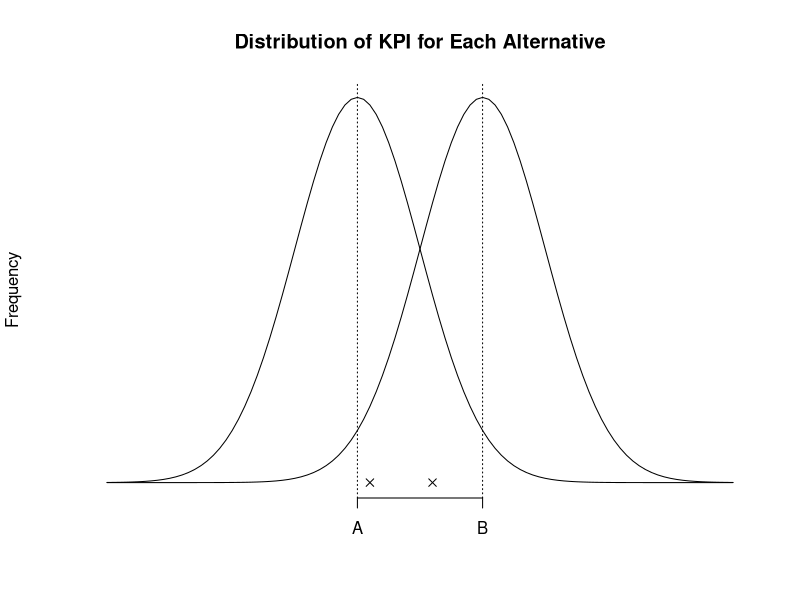
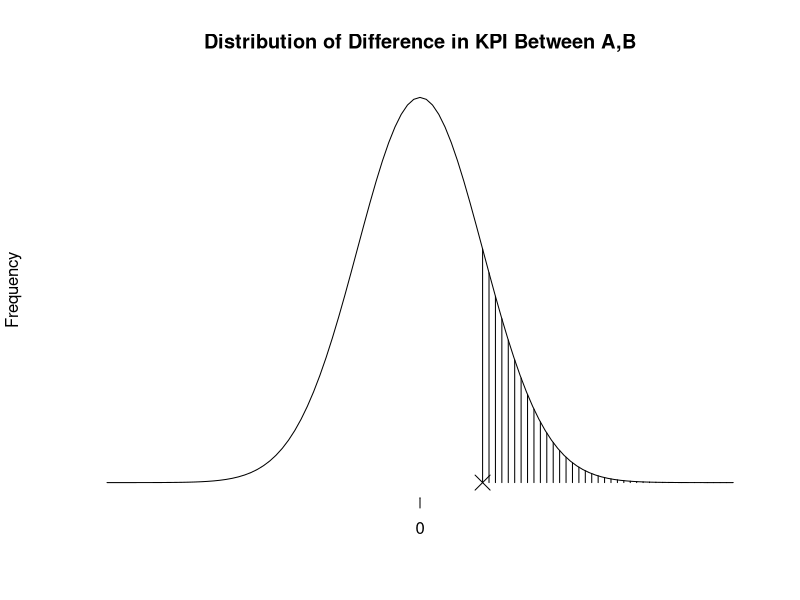
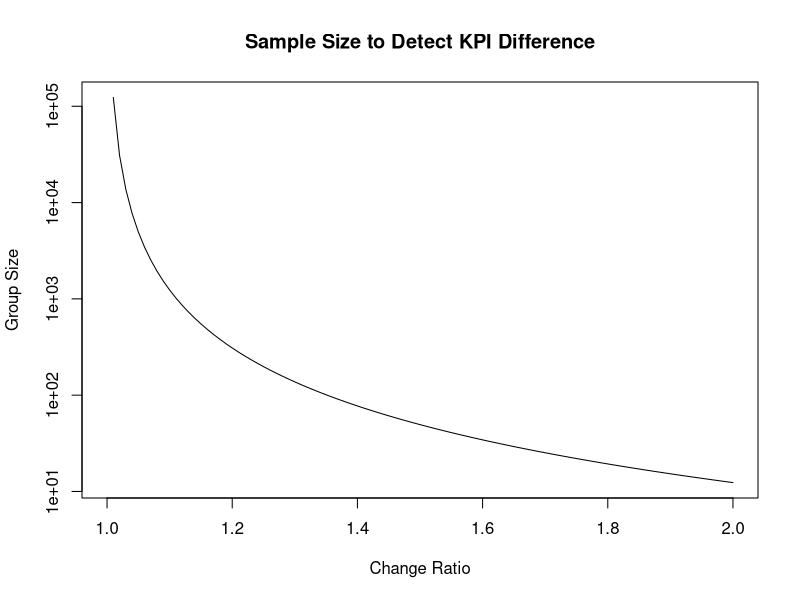

The R script that drew these images, in order:
# Distribution of KPI for each alternative:
means<- c(-1,1)
aPop<- function(x) dnorm(x,means[1])
bPop<- function(x) dnorm(x,means[2])

curve(aPop, -5,5, axes=FALSE, ylab="Frequency", xlab="", main="Distribution of KPI for Each Alternative")
curve(bPop, add=TRUE)
axis(side=1, at=means, labels=c("A","B"))
abline(v=means, lty=3)

# Observed KPI values:
observed<- c(-0.8, 0.2)
points(x=observed, y=c(0,0), pch=4)



# Distribution of difference under H_0 assumption:
difPop<- function(x) dnorm(x,0)
curve(difPop, -5,5, axes=FALSE, ylab="Frequency", xlab="", main="Distribution of Difference in KPI Between A,B")
axis(side=1, at=0)

obs.diff<- diff(observed)
points(x=obs.diff, y=0, pch=4, cex=2)
xs<- seq(obs.diff,5,length.out=40)
segments(x0=xs, y0=0, x1=xs, y1=difPop(xs) )


#### Sample size calculator ####
# Assuming:
# () equal variance
# () coef of variation =1
# () equal group sizes
# () null is equal expectancies

my.n<- function(c) 2*(qnorm(0.95)-qnorm(0.2))^2/(c-1)^2
curve(my.n, 1, 2, ylab='Group Size', xlab='Change Ratio', main="Sample Size to Detect KPI Difference", log='y')


function(n) power.t.test



